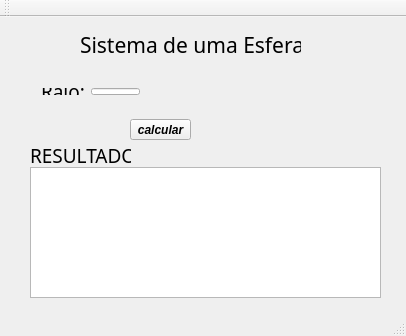
<?xml version="1.0" encoding="UTF-8"?>
<ui version="4.0">
 <class>MainWindow</class>
 <widget class="QMainWindow" name="MainWindow">
  <property name="geometry">
   <rect>
    <x>0</x>
    <y>0</y>
    <width>406</width>
    <height>336</height>
   </rect>
  </property>
  <property name="windowTitle">
   <string>PROJETO ESFERA</string>
  </property>
  <widget class="QWidget" name="centralWidget">
   <widget class="QLabel" name="label">
    <property name="geometry">
     <rect>
      <x>80</x>
      <y>20</y>
      <width>221</width>
      <height>16</height>
     </rect>
    </property>
    <property name="font">
     <font>
      <family>Indie Flower</family>
      <pointsize>16</pointsize>
      <underline>true</underline>
     </font>
    </property>
    <property name="text">
     <string>Sistema de uma Esfera</string>
    </property>
   </widget>
   <widget class="QLabel" name="label_3">
    <property name="geometry">
     <rect>
      <x>30</x>
      <y>130</y>
      <width>101</width>
      <height>16</height>
     </rect>
    </property>
    <property name="font">
     <font>
      <family>Indie Flower</family>
      <pointsize>14</pointsize>
     </font>
    </property>
    <property name="text">
     <string>RESULTADO</string>
    </property>
   </widget>
   <widget class="QTextEdit" name="textEditResultado">
    <property name="geometry">
     <rect>
      <x>30</x>
      <y>150</y>
      <width>351</width>
      <height>131</height>
     </rect>
    </property>
   </widget>
   <widget class="QPushButton" name="pushButton">
    <property name="geometry">
     <rect>
      <x>130</x>
      <y>102</y>
      <width>61</width>
      <height>21</height>
     </rect>
    </property>
    <property name="font">
     <font>
      <family>Arial</family>
      <pointsize>9</pointsize>
      <weight>75</weight>
      <italic>true</italic>
      <bold>true</bold>
     </font>
    </property>
    <property name="text">
     <string>calcular</string>
    </property>
   </widget>
   <widget class="QWidget" name="">
    <property name="geometry">
     <rect>
      <x>30</x>
      <y>60</y>
      <width>121</width>
      <height>29</height>
     </rect>
    </property>
    <layout class="QHBoxLayout" name="horizontalLayout">
     <item>
      <widget class="QLabel" name="label_2">
       <property name="font">
        <font>
         <family>Indie Flower</family>
         <pointsize>14</pointsize>
        </font>
       </property>
       <property name="text">
        <string>Raio:</string>
       </property>
      </widget>
     </item>
     <item>
      <widget class="QLineEdit" name="lineEditRaio"/>
     </item>
    </layout>
   </widget>
  </widget>
  <widget class="QMenuBar" name="menuBar">
   <property name="geometry">
    <rect>
     <x>0</x>
     <y>0</y>
     <width>406</width>
     <height>21</height>
    </rect>
   </property>
  </widget>
  <widget class="QToolBar" name="mainToolBar">
   <attribute name="toolBarArea">
    <enum>TopToolBarArea</enum>
   </attribute>
   <attribute name="toolBarBreak">
    <bool>false</bool>
   </attribute>
  </widget>
  <widget class="QStatusBar" name="statusBar"/>
 </widget>
 <layoutdefault spacing="6" margin="11"/>
 <resources/>
 <connections/>
</ui>
